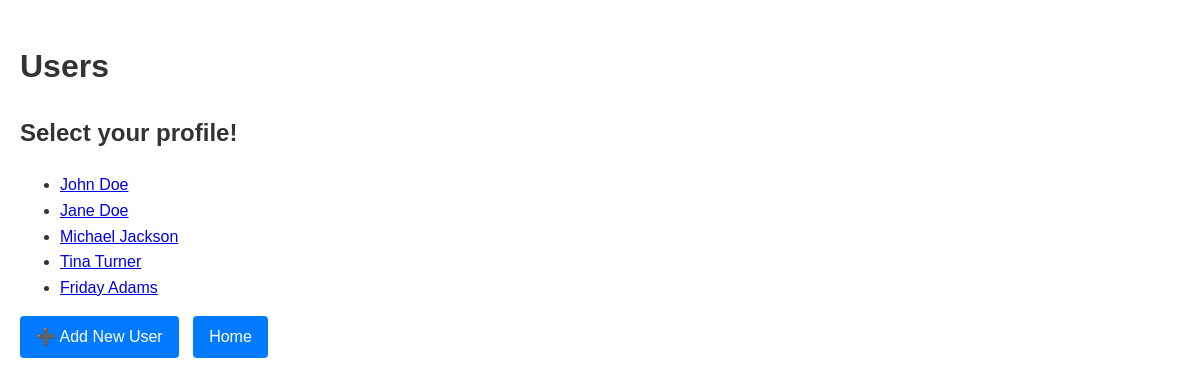
/users, run on an earlier commit of the app's database.
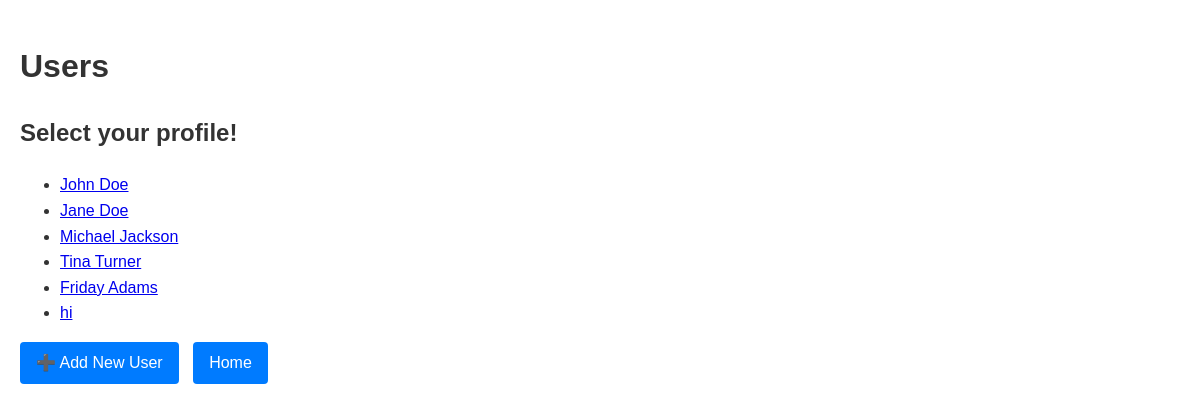
And on a later commit of the database.
### models.py (models this page shows)
class User(Base):
    __tablename__ = "users"
    id = Column(Integer, primary_key=True)
    username = Column(String, unique=True, nullable=False)
    movies = relationship("Movie", back_populates="user")

### app.py (the view)
@app.route("/users")
def list_users():
    users = data_manager.get_all_users()
    return render_template("user_select.html", users=users)

### data_manager/sqlite_data_manager.py (called while the page is built)
    def get_all_users(self):
        session = self.Session()
        try:
            return session.query(User).all()
        finally:
            session.close()

### templates/user_select.html (shortened to what this page needs)
{% extends "base.html" %}
{% block content %}
<h1> Users</h1>
<h2>Select your profile!</h2>
<ul>
  {% for user in users %}
    <li>
      <a href="{{ url_for('user_movies', user_id=user.id) }}">
        {{ user.username }}
      </a>
    </li>
  {% endfor %}
</ul>
<p>
  <a href="{{ url_for('add_user') }}" class="btn">➕ Add New User</a>
<a href="{{ url_for('home') }}" class="btn">Home</a>
</p>
{% endblock %}

What changed in the data, as far as the page shows it:
added User: username "hi"
